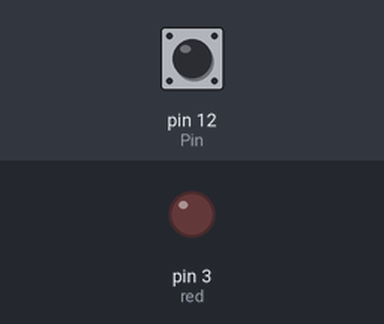
The sketch below on a simulated Arduino Uno, built with avr-gcc and run on an emulated ATmega328P. Parts: output pins drawn as LEDs (lit = HIGH). The inputs (shaded band) are chosen by the test bench; at power-on: pin 12 (Pin) HIGH.

Above: at 1.2 s.
1.3 s: pin 12 (Pin) pulled LOW for 0.15 s
At 1.7 s:
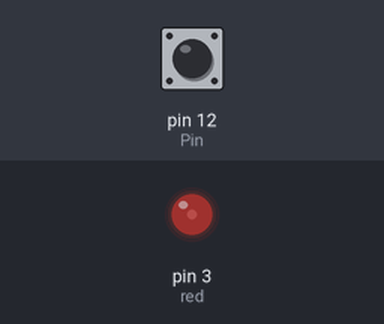
2.9 s: pin 12 (Pin) pulled LOW for 1 s
At 4.2 s:
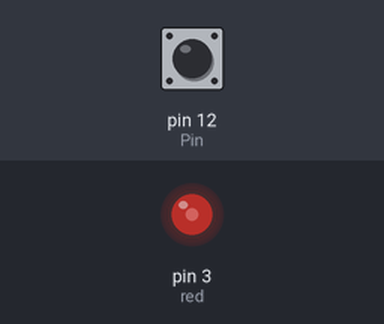
5.4 s: pin 12 (Pin) pulled LOW for 0.15 s
At 6.1 s:
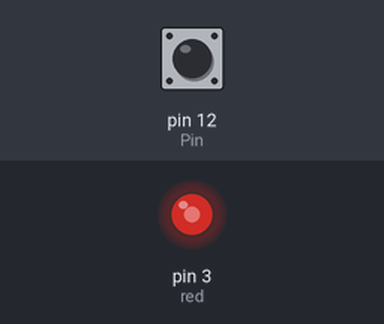
7.0 s: pin 12 (Pin) pulled LOW for 3.2 s
At 7.3 s:
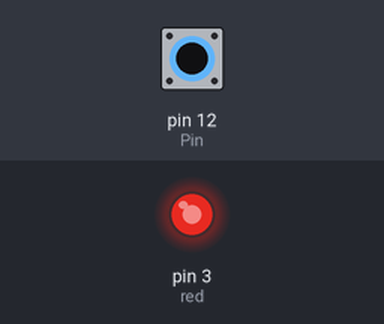
Timing chart, 0 to 10.0 s (numbered marks = the images above; inputs shaded):
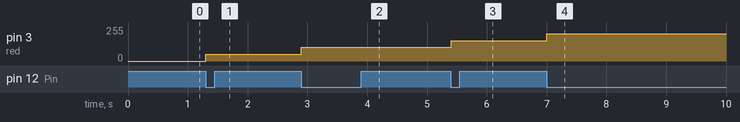

The sketch:

ButtonLedBrightness.ino
```cpp
const int Pin = 12;
const int red = 3;
int brightness = 0;
bool increasing = true;

int buttonState;
int lastButtonState = LOW;

void setup() {
  pinMode(Pin, INPUT_PULLUP);
  pinMode(red, OUTPUT);
}

void loop() {
  buttonState = digitalRead(Pin);


  if (buttonState == LOW && lastButtonState == HIGH) {
    if (increasing) {
      brightness += 51;
      if (brightness >= 255) {
        brightness = 255;
        increasing = false;
      }
    } else {
      brightness -= 51;
      if (brightness <= 0) {
        brightness = 0;
        increasing = true;
      }
    }
  }
  lastButtonState = buttonState;

  analogWrite(red, brightness);
  delay(50);
}
```

Measured:
- after the input at 1.3 s, pin 3 (red): 0/255 → 51/255 at once
- after the input at 2.9 s, pin 3 (red): 51/255 → 102/255 at once
- after the input at 5.4 s, pin 3 (red): 102/255 → 153/255 at once
- after the input at 7.0 s, pin 3 (red): 153/255 → 204/255 at once
